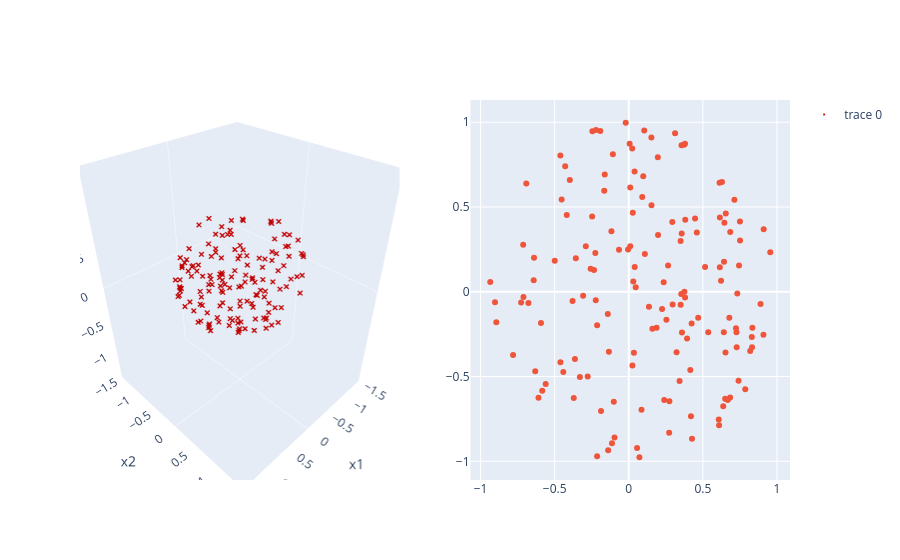

The code cell stored with this chart in its notebook:
### Code cell
deb.update_layout(yaxis2 = dict(title_text = 'test', visible=True))

### Figure 1 — Plotly figure (JSON) as saved in the notebook; plotly's stock layout.template omitted (floating-point values rounded to 4 significant figures; data arrays with more than 128 entries replaced by an {"elided": "..."} marker saying what was removed)
{"data": [{"marker": {"color": "#C00000", "size": 2, "symbol": "x"}, "mode": "markers", "scene": "scene", "type": "scatter3d", "x": {"elided": "150 float values"}, "y": {"elided": "150 float values"}, "z": {"elided": "150 float values"}}, {"mode": "markers", "showlegend": false, "type": "scatter", "x": {"elided": "150 float values"}, "xaxis": "x", "y": {"elided": "150 float values"}, "yaxis": "y"}], "layout": {"scene": {"domain": {"x": [0, 0.45], "y": [0, 1]}, "xaxis": {"range": [-1.5, 1.5], "showgrid": false, "title": {"text": "x1"}}, "yaxis": {"range": [-1.5, 1.5], "showgrid": false, "title": {"text": "x2"}}, "zaxis": {"range": [-1.5, 1.5], "showgrid": false, "title": {"text": "x3"}}}, "xaxis": {"anchor": "y", "domain": [0.55, 1]}, "yaxis": {"anchor": "x", "domain": [0, 1]}, "yaxis2": {"title": {"text": "test"}, "visible": true}}}
